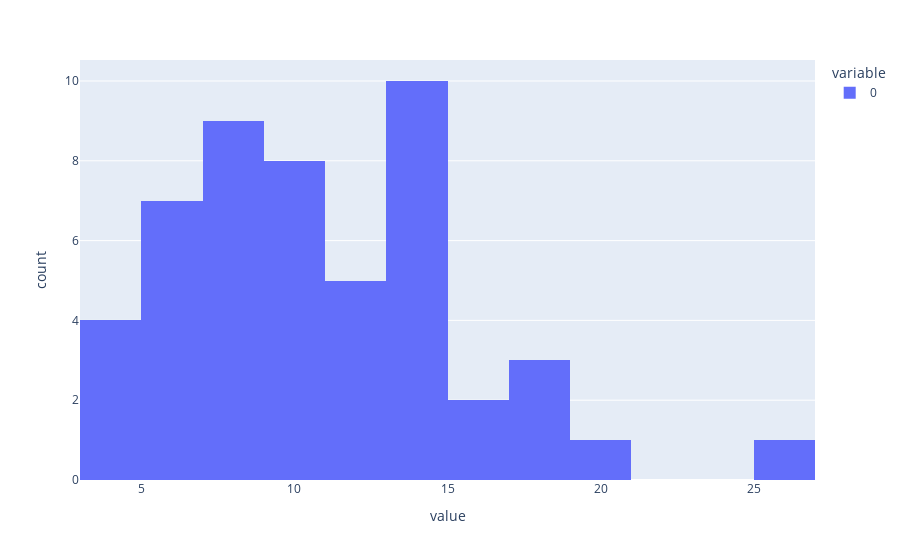

Write notebook code for a chart like this one.
### Code cell
fig = px.histogram(prices_2021)
fig.show()

### Figure 1 — Plotly figure (JSON) as saved in the notebook; plotly's stock layout.template omitted (floating-point values rounded to 4 significant figures)
{"data": [{"alignmentgroup": "True", "bingroup": "x", "hovertemplate": "variable=0<br>value=%{x}<br>count=%{y}<extra></extra>", "legendgroup": "0", "marker": {"color": "#636efa", "pattern": {"shape": ""}}, "name": "0", "offsetgroup": "0", "orientation": "v", "showlegend": true, "type": "histogram", "x": [7.48, 12.52, 17.78, 11.98, 7.49, 5.36, 6.99, 13.58, 14.34, 8.99, 6.62, 12.01, 18, 15.98, 10.62, 6, 10.58, 6.99, 4.31, 4.14, 10.26, 4.07, 14.4, 8.48, 8.49, 14.16, 26, 15.49, 4.79, 9.59, 11.6, 7.57, 13.99, 11.4, 10.35, 7.74, 13.79, 9.58, 13.09, 13.29, 19.42, 9.42, 10.34, 17.99, 14.8, 5.06, 8.55, 8.37, 14.89, 5.98], "xaxis": "x", "yaxis": "y"}], "layout": {"barmode": "relative", "legend": {"title": {"text": "variable"}, "tracegroupgap": 0}, "margin": {"t": 60}, "xaxis": {"anchor": "y", "domain": [0, 1], "title": {"text": "value"}}, "yaxis": {"anchor": "x", "domain": [0, 1], "title": {"text": "count"}}}}
